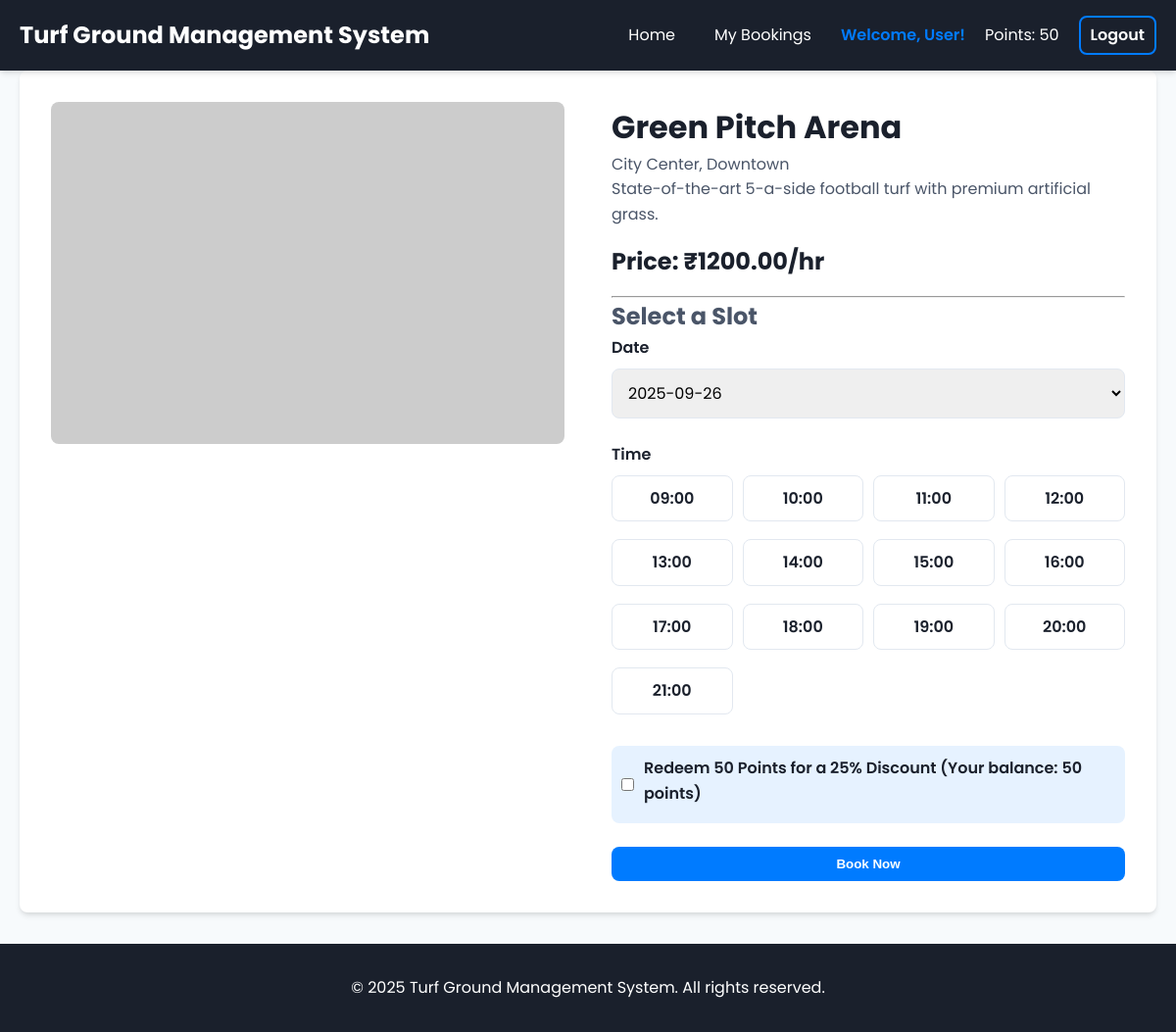
The app's page /turf/1 (signed in) with its own data.
### tables this page shows
CREATE TABLE users (
    id INTEGER PRIMARY KEY AUTOINCREMENT,
    username TEXT UNIQUE NOT NULL,
    email TEXT UNIQUE NOT NULL,
    password_hash TEXT NOT NULL,
    is_admin BOOLEAN NOT NULL DEFAULT 0, -- 0 for User, 1 for Admin
    loyalty_points INTEGER NOT NULL DEFAULT 0
);

CREATE TABLE turfs (
    id INTEGER PRIMARY KEY AUTOINCREMENT,
    name TEXT NOT NULL,
    location TEXT NOT NULL,
    description TEXT,
    price_per_hour REAL NOT NULL,
    image_url TEXT DEFAULT 'https://placehold.co/600x400/2d3748/ffffff?text=Turf+Image'
);

### app.py (the view)
@app.route('/turf/<int:turf_id>')
def turf_details(turf_id):
    if g.user is None:
        return redirect(url_for('login'))
    db = get_db()
    turf = db.execute('SELECT * FROM turfs WHERE id = ?', (turf_id,)).fetchone()
    today = datetime.now()
    dates = [(today + timedelta(days=i)).strftime("%Y-%m-%d") for i in range(7)]
    time_slots = [f"{h:02d}:00" for h in range(9, 22)] # 9 AM to 9 PM (21:00)
    return render_template('turf_details.html', turf=turf, dates=dates, time_slots=time_slots)

### app.py (called while the page is built)
def get_db():
    if 'db' not in g:
        g.db = sqlite3.connect(DATABASE)
        g.db.row_factory = sqlite3.Row  # This allows accessing columns by name
    return g.db

@app.before_request
def before_request():
    g.user = None
    if 'user_id' in session:
        db = get_db()
        user = db.execute('SELECT * FROM users WHERE id = ?', (session['user_id'],)).fetchone()
        g.user = user

### templates/turf_details.html (shortened to what this page needs)
{% extends "layout.html" %}
{% block content %}
<div class="details-container">
    <div class="details-image">
        <img src="{{ turf.image_url }}" alt="Image of {{ turf.name }}">
    </div>
    <div class="details-info">
        <h1>{{ turf.name }}</h1>
        <p class="location">{{ turf.location }}</p>
        <p class="description">{{ turf.description }}</p>
        <p class="price">Price: <strong>₹{{ "%.2f"|format(turf.price_per_hour) }}/hr</strong></p>
        <hr>
        <form action="{{ url_for('confirm_booking') }}" method="POST" class="booking-form" id="bookingForm">
            <h2>Select a Slot</h2>
            <div class="form-group">
                <label for="date">Date</label>
                <select name="date" id="date" required>
                    {% for d in dates %}
                        <option value="{{ d }}">{{ d }}</option>
                    {% endfor %}
                </select>
            </div>
            <div class="form-group">
                <label>Time</label>
                <div class="time-slots-grid" id="time-slots">
                    {% for t in time_slots %}
                    <div class="time-slot-wrapper">
                         <label for="time-{{ t }}" class="time-slot-label">{{ t }}</label>
                    </div>
                    {% endfor %}
                </div>
            </div>
            {% if g.user.loyalty_points >= 50 %}
            <div class="form-group redeem-points">
                <input type="checkbox" id="redeem_points" name="redeem_points">
                <label for="redeem_points">
                    Redeem 50 Points for a 25% Discount (Your balance: {{ g.user.loyalty_points }} points)
                </label>
            </div>
            {% endif %}
            <button type="submit" class="btn btn-primary btn-block">Book Now</button>
        </form>
    </div>
</div>
{% endblock %}

### templates/layout.html (shortened to what this page needs)
<!DOCTYPE html>
<html lang="en">
<head>
    <link rel="stylesheet" href="{{ url_for('static', filename='style.css') }}">
</head>
<body>
    <nav class="navbar">
        <div class="container">
            <a href="{{ url_for('index') }}" class="nav-logo">Turf Ground Management System</a>
            <ul class="nav-menu">
                {% if g.user %}
                    {% if g.user.is_admin %}
                         <li><a href="{{ url_for('admin_dashboard') }}">Admin Panel</a></li>
                    {% else %}
                        <li><a href="{{ url_for('index') }}">Home</a></li>
                        <li><a href="{{ url_for('dashboard') }}">My Bookings</a></li>
                    {% endif %}
                    <li class="nav-user">Welcome, {{ g.user.username }}!</li>
                    {% if not g.user.is_admin %}
                    <li class="nav-points">Points: {{ g.user.loyalty_points }}</li>
                    {% endif %}
                    <li><a href="{{ url_for('logout') }}" class="btn btn-outline">Logout</a></li>
                {% else %}
                    <li><a href="{{ url_for('login') }}"> </a></li>
                {% endif %}
            </ul>
        </div>
    </nav>
    <main class="container">
        {% block content %}{% endblock %}
    </main>
    <footer class="footer">
        <p>&copy; 2025 Turf Ground Management System. All rights reserved.</p>
    </footer>
</body>
</html>

### static/style.css (style rules this page uses)
:root { --primary-color: #007bff; --primary-hover: #0056b3; --dark-color: #1a202c; --light-color: #ffffff; --text-color: #4a5568; --border-color: #e2e8f0; --bg-color: #f7fafc; --success-color: #38a169; --error-color: #e53e3e; --info-color: #3182ce; --font-family: 'Poppins', sans-serif; --border-radius: 8px; --box-shadow: 0 4px 6px -1px rgba(0, 0, 0, 0.1), 0 2px 4px -1px rgba(0, 0, 0, 0.06); }
* { box-sizing: border-box; margin: 0; padding: 0; }
body { font-family: var(--font-family); line-height: 1.6; background-color: var(--bg-color); color: var(--text-color); }
.container { max-width: 1200px; margin: 0 auto; padding: 0 20px; }
.navbar { background-color: var(--dark-color); color: var(--light-color); padding: 1rem 0; box-shadow: var(--box-shadow); position: sticky; top: 0; z-index: 1000; }
.navbar .container { display: flex; justify-content: space-between; align-items: center; }
.nav-logo { font-size: 1.5rem; font-weight: 700; color: var(--light-color); text-decoration: none; }
.nav-menu { list-style: none; display: flex; align-items: center; }
.nav-menu li { margin-left: 20px; }
.nav-menu a { color: var(--light-color); text-decoration: none; padding: 5px 10px; border-radius: var(--border-radius); transition: background-color 0.3s; }
.nav-user { font-weight: 600; color: var(--primary-color); }
.btn { display: inline-block; padding: 10px 20px; border-radius: var(--border-radius); text-decoration: none; font-weight: 600; cursor: pointer; border: none; transition: all 0.3s ease; text-align: center; }
.btn-primary { background-color: var(--primary-color); color: var(--light-color); }
.btn-outline { background-color: transparent; color: var(--light-color); border: 2px solid var(--primary-color); }
.btn-block { display: block; width: 100%; }
.form-group { margin-bottom: 1.5rem; }
.form-group label { display: block; margin-bottom: 0.5rem; font-weight: 600; color: var(--dark-color); }
.form-group input, .form-group select, .form-group textarea { width: 100%; padding: 12px; border: 1px solid var(--border-color); border-radius: var(--border-radius); font-family: var(--font-family); font-size: 1rem; }
.details-container { display: grid; grid-template-columns: 1fr 1fr; gap: 3rem; background: var(--light-color); padding: 2rem; border-radius: var(--border-radius); box-shadow: var(--box-shadow); }
.details-image img { width: 100%; border-radius: var(--border-radius); }
.details-info .price { font-size: 1.5rem; font-weight: 700; margin: 1rem 0; color: var(--dark-color); }
.details-info h1 { color: var(--dark-color); }
.redeem-points { display:flex; align-items:center; background-color:#e6f2ff; padding:10px; border-radius: var(--border-radius); }
.redeem-points input { width:auto; margin-right:10px; }
.time-slots-grid { display: grid; grid-template-columns: repeat(4, 1fr); gap: 10px; }
.time-slot-wrapper { position: relative; }
.time-slot-label { display: block; text-align: center; padding: 10px; border: 1px solid var(--border-color); border-radius: var(--border-radius); cursor: pointer; transition: all 0.2s; }
.footer { text-align: center; padding: 2rem 0; margin-top: 2rem; background-color: var(--dark-color); color: var(--light-color); }

### records on screen
users: user.username "User", user.loyalty_points "50"
turfs: name "Green Pitch Arena", location "City Center, Downtown", description "State-of-the-art 5-a-side football turf with premium artificial grass.", price_per_hour "1200.00"

### other values on screen
{{ t }} "09:00" "10:00" "11:00" "12:00" "13:00" "14:00" "15:00" "16:00" "17:00" "18:00" "19:00" "20:00" "21:00"
form field date "2025-09-26"
